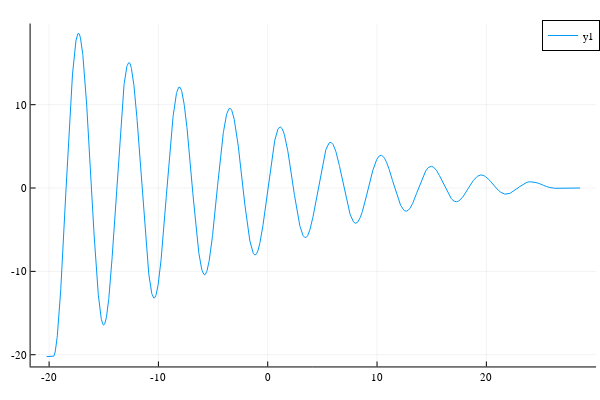

The notebook cell this image was saved under:
### Markdown cell above
### Gögn 4, Mæling á θ yfir tíma nema með segul á hlið topp súlunar

### Code cell
data4 = CSV.read("data4.csv", DataFrame)
data4 = data4 .- data4[end,2]

plot(data4[!,1], data4[!,2])

### Figure 1 — Plotly figure (JSON) as saved in the notebook; plotly's stock layout.template omitted (floating-point values rounded to 4 significant figures; data arrays with more than 128 entries replaced by an {"elided": "..."} marker saying what was removed)
{"data": [{"colorbar": {"title": ""}, "legendgroup": "y1", "line": {"color": "rgba(0, 154, 250, 1.000)", "dash": "solid", "shape": "linear", "width": 1}, "mode": "lines", "name": "y1", "showlegend": true, "type": "scatter", "x": {"elided": "2441 float values"}, "xaxis": "x", "y": {"elided": "2441 float values"}, "yaxis": "y", "zmax": null, "zmin": null}], "layout": {"annotations": [], "height": 400, "legend": {"bgcolor": "rgba(255, 255, 255, 1.000)", "bordercolor": "rgba(0, 0, 0, 1.000)", "borderwidth": 1, "font": {"color": "rgba(0, 0, 0, 1.000)", "family": "sans-serif", "size": 11}, "title": {"font": {"color": "rgba(0, 0, 0, 1.000)", "family": "sans-serif", "size": 15}, "text": ""}, "tracegroupgap": 0, "traceorder": "normal", "x": 1, "xanchor": "auto", "y": 1, "yanchor": "auto"}, "margin": {"b": 20, "l": 0, "r": 0, "t": 20}, "paper_bgcolor": "rgba(255, 255, 255, 1.000)", "plot_bgcolor": "rgba(255, 255, 255, 1.000)", "showlegend": true, "width": 600, "xaxis": {"anchor": "y", "domain": [0.05101, 0.9934], "gridcolor": "rgba(0, 0, 0, 0.100)", "gridwidth": 0.5, "linecolor": "rgba(0, 0, 0, 1.000)", "mirror": false, "range": [-21.69, 30.04], "showgrid": true, "showline": true, "showticklabels": true, "tickangle": 0, "tickcolor": "rgb(0, 0, 0)", "tickfont": {"color": "rgba(0, 0, 0, 1.000)", "family": "sans-serif", "size": 11}, "tickmode": "array", "ticks": "inside", "ticktext": ["-20", "-10", "0", "10", "20", "30"], "tickvals": [-20, -10, 0, 10, 20, 30], "title": "", "titlefont": {"color": "rgba(0, 0, 0, 1.000)", "family": "sans-serif", "size": 15}, "type": "-", "visible": true, "zeroline": false, "zerolinecolor": "rgba(0, 0, 0, 1.000)"}, "yaxis": {"anchor": "x", "domain": [0.03762, 0.9902], "gridcolor": "rgba(0, 0, 0, 0.100)", "gridwidth": 0.5, "linecolor": "rgba(0, 0, 0, 1.000)", "mirror": false, "range": [-21.41, 19.73], "showgrid": true, "showline": true, "showticklabels": true, "tickangle": 0, "tickcolor": "rgb(0, 0, 0)", "tickfont": {"color": "rgba(0, 0, 0, 1.000)", "family": "sans-serif", "size": 11}, "tickmode": "array", "ticks": "inside", "ticktext": ["-20", "-10", "0", "10"], "tickvals": [-20, -10, 0, 10], "title": "", "titlefont": {"color": "rgba(0, 0, 0, 1.000)", "family": "sans-serif", "size": 15}, "type": "-", "visible": true, "zeroline": false, "zerolinecolor": "rgba(0, 0, 0, 1.000)"}}}
